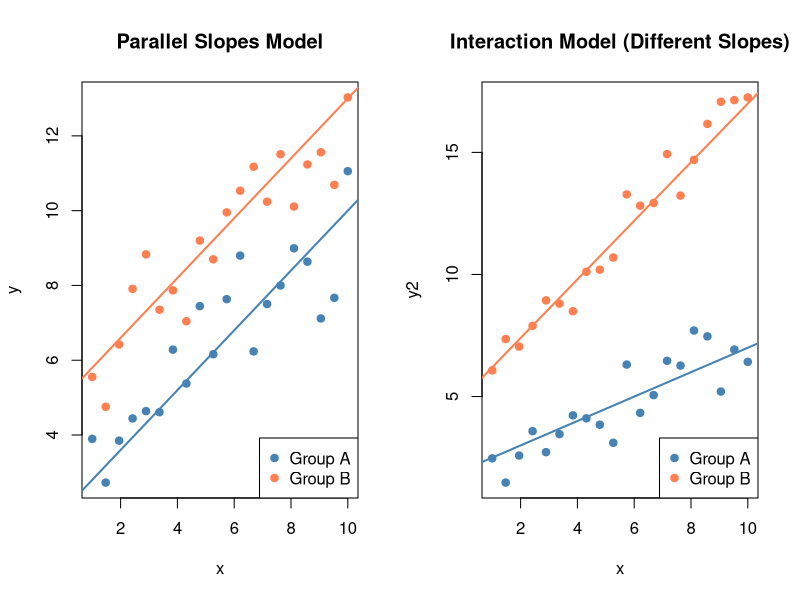
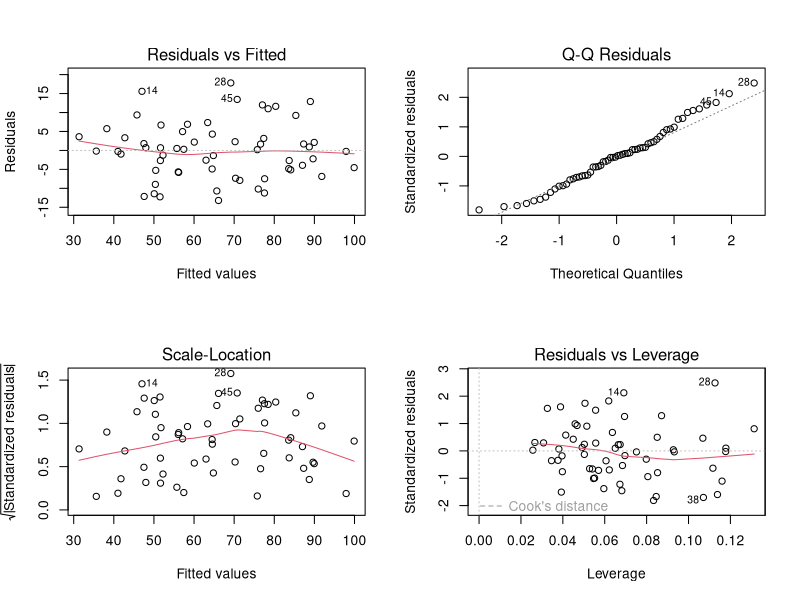
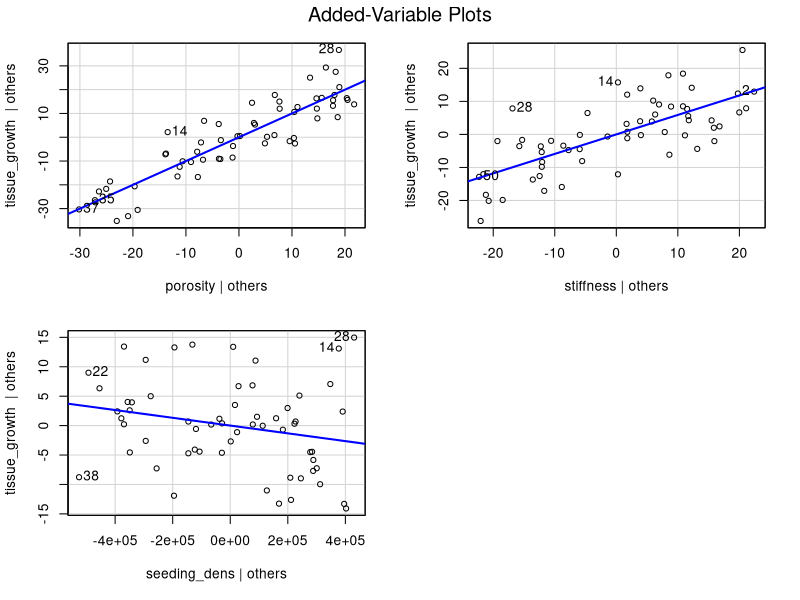
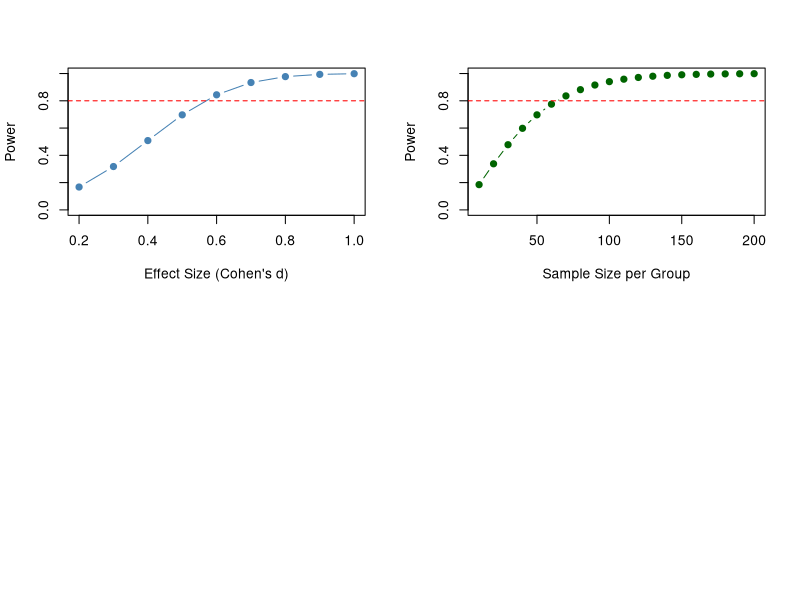
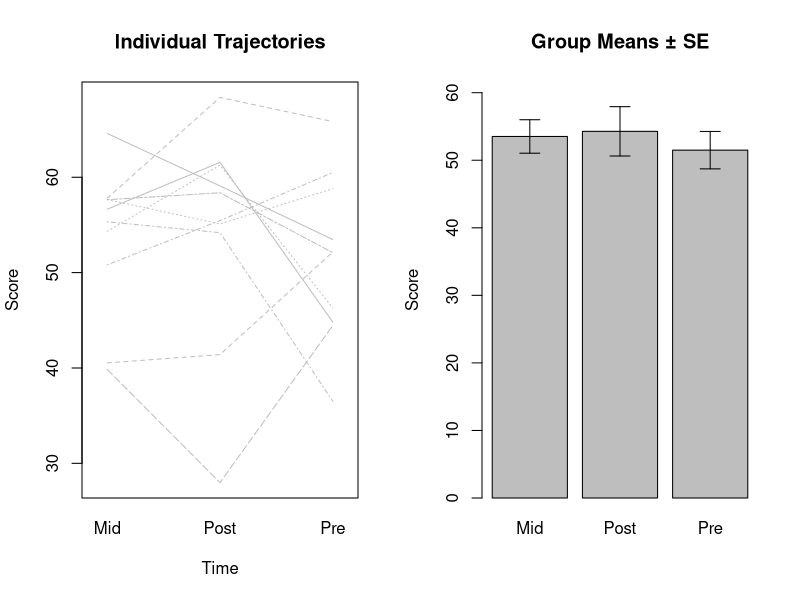
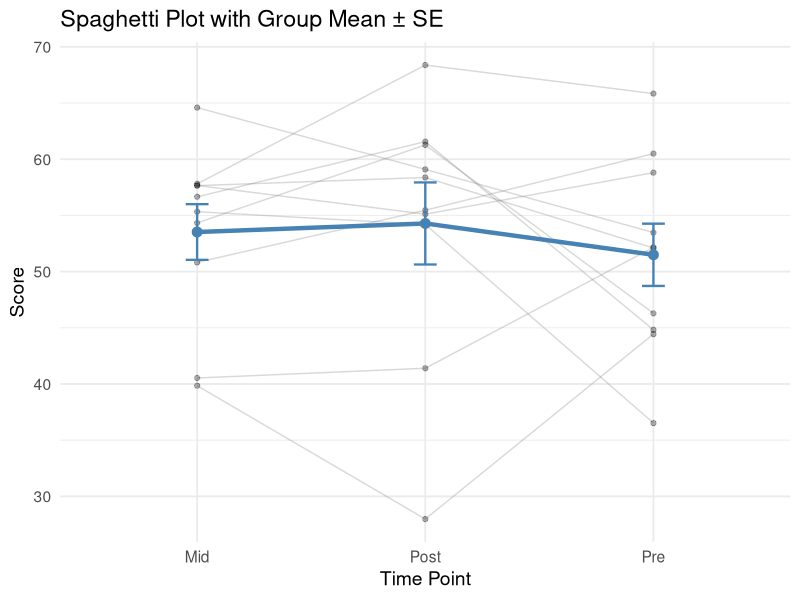
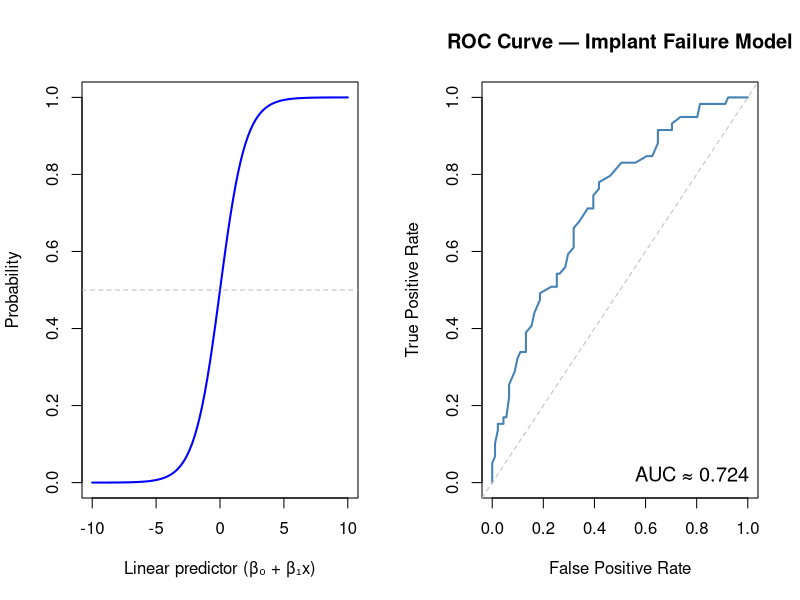
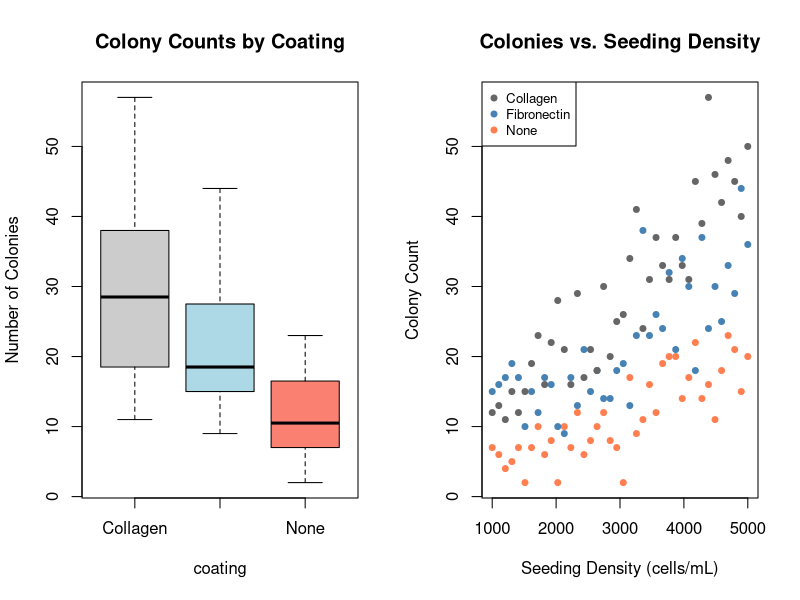

Here is the R script that generated these plots, in order:
## ---- chunk 1
#| label: setup
#| include: false

# Core data manipulation and visualization
library(tidyverse)
library(knitr)
library(readxl)

# Statistical analysis packages
library(MASS)        # LDA, robust regression
library(pwr)         # Power analysis
library(boot)        # Bootstrap methods
library(car)         # Companion to Applied Regression
library(survival)    # Survival analysis
library(nlme)        # Mixed effects models
library(broom)       # Tidy model output
library(emmeans)     # Estimated marginal means
library(splines)     # Natural splines
library(vegan)       # Ecological ordination (PCoA, NMDS, PERMANOVA)
library(rpart)       # Decision trees
library(randomForest) # Random forests
library(e1071)       # SVM

# Set consistent theme for all plots
theme_set(theme_minimal(base_size = 14))

# Set seed for reproducibility
set.seed(2026)
## ---- chunk 2
#| label: ancova-viz-output
#| echo: false
#| eval: true
#| fig-width: 10
#| fig-height: 4

# Simulated data for two groups
set.seed(42)
x <- rep(seq(1, 10, length.out = 20), 2)
group <- rep(c("A", "B"), each = 20)
y <- ifelse(group == "A", 2 + 0.8*x, 5 + 0.8*x) + rnorm(40, 0, 0.8)
df <- data.frame(x, y, group)

par(mfrow = c(1, 2))

# Parallel slopes
plot(x, y, col = ifelse(group == "A", "steelblue", "coral"), pch = 19,
     main = "Parallel Slopes Model")
abline(2, 0.8, col = "steelblue", lwd = 2)
abline(5, 0.8, col = "coral", lwd = 2)
legend("bottomright", c("Group A", "Group B"), col = c("steelblue", "coral"), pch = 19)

# Interaction model
set.seed(43)
y2 <- ifelse(group == "A", 2 + 0.5*x, 5 + 1.2*x) + rnorm(40, 0, 0.8)
plot(x, y2, col = ifelse(group == "A", "steelblue", "coral"), pch = 19,
     main = "Interaction Model (Different Slopes)")
abline(2, 0.5, col = "steelblue", lwd = 2)
abline(5, 1.2, col = "coral", lwd = 2)
legend("bottomright", c("Group A", "Group B"), col = c("steelblue", "coral"), pch = 19)
## ---- chunk 3
#| label: diag-plots-output
#| echo: false
#| eval: true
#| fig-width: 10
#| fig-height: 8

set.seed(42)
n <- 60
scaffold_data <- data.frame(
  porosity     = runif(n, 40, 90),
  stiffness    = runif(n, 5, 50),
  seeding_dens = runif(n, 1e4, 1e6)
)
scaffold_data$tissue_growth <- with(scaffold_data,
  0.8 * porosity + 0.3 * stiffness - 0.00001 * seeding_dens +
  0.005 * porosity * stiffness + rnorm(n, 0, 8))

scaffold_lm <- lm(tissue_growth ~ porosity + stiffness + seeding_dens,
                   data = scaffold_data)
par(mfrow = c(2, 2))
plot(scaffold_lm)
## ---- chunk 4
#| label: avplots-output
#| echo: false
#| eval: true
#| fig-width: 10
#| fig-height: 4

library(car)
avPlots(scaffold_lm, main = "Added-Variable Plots")
## ---- chunk 5
#| label: power-analysis
#| echo: false
#| eval: true

library(pwr)

# Calculate required sample size for 80% power
sample_size <- pwr.t.test(
  d = 0.5,
  sig.level = 0.05,
  power = 0.80,
  type = "two.sample"
)

cat("Required n per group:", ceiling(sample_size$n))
## ---- chunk 6
#| label: power-curve-output
#| echo: false
#| eval: true
#| fig-width: 8
#| fig-height: 4

effect_sizes <- seq(0.2, 1.0, by = 0.1)
power_values <- sapply(effect_sizes, function(d) {
  pwr.t.test(d = d, n = 50, sig.level = 0.05, type = "two.sample")$power
})

plot(effect_sizes, power_values, type = "b", pch = 19, col = "steelblue",
     xlab = "Effect Size (Cohen's d)", ylab = "Power", ylim = c(0, 1))
abline(h = 0.8, lty = 2, col = "red")
## ---- chunk 7
#| label: sample-curve-output
#| echo: false
#| eval: true
#| fig-width: 8
#| fig-height: 4

sample_sizes <- seq(10, 200, by = 10)
power_by_n <- sapply(sample_sizes, function(n) {
  pwr.t.test(d = 0.5, n = n, sig.level = 0.05, type = "two.sample")$power
})

plot(sample_sizes, power_by_n, type = "b", pch = 19, col = "darkgreen",
     xlab = "Sample Size per Group", ylab = "Power", ylim = c(0, 1))
abline(h = 0.8, lty = 2, col = "red")
## ---- chunk 8
#| label: rm-anova-output
#| echo: false
#| eval: true

# Create repeated measures data
set.seed(42)
subject <- factor(rep(1:10, each = 3))
time <- factor(rep(c("Pre", "Mid", "Post"), 10))
score <- c(
  rnorm(10, 50, 5),   # Pre
  rnorm(10, 55, 5),   # Mid
  rnorm(10, 62, 5)    # Post
) + rep(rnorm(10, 0, 8), each = 3)  # Subject random effect

rm_data <- data.frame(subject, time, score)

# Repeated measures ANOVA
rm_aov <- aov(score ~ time + Error(subject/time), data = rm_data)
summary(rm_aov)
## ---- chunk 9
#| echo: false
#| eval: true
#| message: false

library(nlme)

# Mixed model with random intercept for subject
rm_mixed <- lme(score ~ time, random = ~1 | subject, data = rm_data)
summary(rm_mixed)
## ---- chunk 10
#| label: repeated-measures-output
#| echo: false
#| eval: true
#| fig-width: 10
#| fig-height: 4

par(mfrow = c(1, 2))

# Spaghetti plot (individual trajectories)
interaction.plot(rm_data$time, rm_data$subject, rm_data$score,
                 xlab = "Time", ylab = "Score", legend = FALSE,
                 main = "Individual Trajectories", col = "gray")

# Group means with error bars
means <- tapply(rm_data$score, rm_data$time, mean)
sds <- tapply(rm_data$score, rm_data$time, sd)
n <- 10
ses <- sds / sqrt(n)

barplot(means, ylim = c(0, max(means) + max(ses) * 2),
        main = "Group Means ± SE", ylab = "Score")
arrows(x0 = c(0.7, 1.9, 3.1), y0 = means - ses,
       y1 = means + ses, angle = 90, code = 3, length = 0.1)
## ---- chunk 11
#| label: rm-ggplot-output
#| echo: false
#| eval: true
#| fig-width: 10
#| fig-height: 4

library(ggplot2)

rm_summary <- rm_data %>%
  group_by(time) %>%
  summarize(mean_score = mean(score), se = sd(score)/sqrt(n()), .groups = "drop")

p1 <- ggplot(rm_data, aes(x = time, y = score, group = subject)) +
  geom_line(alpha = 0.3, color = "gray50") +
  geom_point(alpha = 0.3) +
  geom_line(data = rm_summary, aes(x = time, y = mean_score, group = 1),
            color = "steelblue", linewidth = 1.5) +
  geom_point(data = rm_summary, aes(x = time, y = mean_score, group = 1),
             color = "steelblue", size = 3) +
  geom_errorbar(data = rm_summary,
                aes(x = time, y = mean_score, ymin = mean_score - se, ymax = mean_score + se, group = 1),
                width = 0.1, color = "steelblue", linewidth = 0.8) +
  labs(title = "Spaghetti Plot with Group Mean ± SE",
       x = "Time Point", y = "Score") +
  theme_minimal(base_size = 14)
print(p1)
## ---- chunk 12
#| label: logistic-function-output
#| echo: false
#| eval: true
#| fig-width: 8
#| fig-height: 4

curve(1 / (1 + exp(-x)), from = -10, to = 10, col = "blue", lwd = 2,
      ylab = "Probability", xlab = "Linear predictor (β₀ + β₁x)")
abline(h = 0.5, lty = 2, col = "gray")
## ---- chunk 13
#| echo: false
#| eval: true

data(mtcars)
mtcars$am <- factor(mtcars$am)
model <- glm(am ~ mpg, data = mtcars, family = binomial)
summary(model)
## ---- chunk 14
#| echo: false
#| eval: true

exp(coef(model))
## ---- chunk 15
#| label: roc-output
#| echo: false
#| eval: true
#| fig-width: 8
#| fig-height: 5

set.seed(2026)
n <- 150
implant_data <- data.frame(
  surface_roughness = rnorm(n, 1.5, 0.5),
  coating_thickness = rnorm(n, 50, 15),
  load_cycles       = rnorm(n, 5e6, 1e6)
)
implant_data$failure <- rbinom(n, 1,
  plogis(-3 + 1.5 * implant_data$surface_roughness -
         0.02 * implant_data$coating_thickness +
         0.0000003 * implant_data$load_cycles))

implant_glm <- glm(failure ~ surface_roughness + coating_thickness + load_cycles,
                    family = binomial, data = implant_data)

# Manual ROC curve
pred_probs <- predict(implant_glm, type = "response")
thresholds <- seq(0, 1, by = 0.01)
tpr <- sapply(thresholds, function(t) {
  pred_class <- ifelse(pred_probs >= t, 1, 0)
  sum(pred_class == 1 & implant_data$failure == 1) / sum(implant_data$failure == 1)
})
fpr <- sapply(thresholds, function(t) {
  pred_class <- ifelse(pred_probs >= t, 1, 0)
  sum(pred_class == 1 & implant_data$failure == 0) / sum(implant_data$failure == 0)
})

plot(fpr, tpr, type = "l", col = "steelblue", lwd = 2,
     xlab = "False Positive Rate", ylab = "True Positive Rate",
     main = "ROC Curve — Implant Failure Model")
abline(0, 1, lty = 2, col = "gray")

# Approximate AUC using trapezoidal rule
auc <- abs(sum(diff(fpr) * (tpr[-1] + tpr[-length(tpr)])/2))
legend("bottomright", paste("AUC ≈", round(auc, 3)), bty = "n", cex = 1.2)
## ---- chunk 16
#| label: poisson-example-output
#| echo: false
#| eval: true
#| fig-width: 10
#| fig-height: 4

set.seed(2026)
n <- 120
colony_data <- data.frame(
  coating = factor(rep(c("None", "Fibronectin", "Collagen"), each = 40)),
  seeding = rep(seq(1000, 5000, length.out = 40), 3)
)
colony_data$colonies <- rpois(n, exp(
  1.5 + 0.6 * (colony_data$coating == "Fibronectin") +
  0.9 * (colony_data$coating == "Collagen") +
  0.0003 * colony_data$seeding))

par(mfrow = c(1, 2))
boxplot(colonies ~ coating, data = colony_data, col = c("gray80", "lightblue", "salmon"),
        main = "Colony Counts by Coating", ylab = "Number of Colonies")
plot(colony_data$seeding, colony_data$colonies,
     col = c("gray40", "steelblue", "coral")[colony_data$coating],
     pch = 19, cex = 0.8, xlab = "Seeding Density (cells/mL)",
     ylab = "Colony Count", main = "Colonies vs. Seeding Density")
legend("topleft", levels(colony_data$coating),
       col = c("gray40", "steelblue", "coral"), pch = 19, cex = 0.8)
## ---- chunk 17
#| label: spline-comparison-output
#| echo: false
#| eval: true
#| fig-width: 10
#| fig-height: 8

library(splines)
set.seed(42)
x <- seq(0, 10, length.out = 100)
y <- sin(x) + 0.3 * x + rnorm(100, 0, 0.5)
df <- data.frame(x, y)

par(mfrow = c(2, 2), mar = c(4, 4, 3, 1))

# Linear
plot(x, y, pch = 16, cex = 0.6, col = "gray60", main = "Linear Regression")
m1 <- lm(y ~ x, data = df)
lines(x, predict(m1), col = "steelblue", lwd = 2)

# Polynomial (degree 5)
plot(x, y, pch = 16, cex = 0.6, col = "gray60", main = "Polynomial (degree 5)")
m2 <- lm(y ~ poly(x, 5), data = df)
lines(x, predict(m2), col = "coral", lwd = 2)

# Natural splines (df = 5)
plot(x, y, pch = 16, cex = 0.6, col = "gray60", main = "Natural Splines (df = 5)")
m3 <- lm(y ~ ns(x, df = 5), data = df)
lines(x, predict(m3), col = "forestgreen", lwd = 2)

# GAM with smoothing spline
plot(x, y, pch = 16, cex = 0.6, col = "gray60", main = "GAM (Smoothing Spline)")
m4 <- smooth.spline(x, y, cv = TRUE)
lines(m4, col = "purple", lwd = 2)
## ---- chunk 18
#| label: censoring-output
#| echo: false
#| eval: true
#| fig-width: 9
#| fig-height: 3

# Visualize censoring concept
par(mar = c(4, 4, 2, 1))
plot(NULL, xlim = c(0, 12), ylim = c(0.5, 5.5), xlab = "Time (months)",
     ylab = "Subject", main = "Survival Data with Censoring", yaxt = "n")
axis(2, at = 1:5, labels = paste("Subject", 1:5), las = 1)

# Subject timelines
segments(0, 5, 3, 5, lwd = 3, col = "steelblue")
points(3, 5, pch = 4, cex = 2, col = "red", lwd = 2)  # Event
segments(0, 4, 8, 4, lwd = 3, col = "steelblue")
points(8, 4, pch = 1, cex = 2, col = "darkgreen", lwd = 2)  # Censored
segments(0, 3, 5, 3, lwd = 3, col = "steelblue")
points(5, 3, pch = 4, cex = 2, col = "red", lwd = 2)  # Event
segments(0, 2, 10, 2, lwd = 3, col = "steelblue")
points(10, 2, pch = 1, cex = 2, col = "darkgreen", lwd = 2)  # Censored
segments(0, 1, 7, 1, lwd = 3, col = "steelblue")
points(7, 1, pch = 4, cex = 2, col = "red", lwd = 2)  # Event

legend("topright", c("Event (X)", "Censored (O)"),
       pch = c(4, 1), col = c("red", "darkgreen"), pt.lwd = 2)
## ---- chunk 19
#| label: km-curves-output
#| echo: false
#| eval: true
#| fig-width: 9
#| fig-height: 5

library(survival)
data(lung)
km_fit <- survfit(Surv(time, status) ~ 1, data = lung)

plot(km_fit, xlab = "Time (days)", ylab = "Survival Probability",
     main = "Kaplan-Meier Survival Curve - Lung Cancer",
     col = "steelblue", lwd = 2, conf.int = TRUE)
abline(h = 0.5, lty = 2, col = "red")
legend("topright", c("Survival curve", "95% CI", "Median survival"),
       col = c("steelblue", "steelblue", "red"), lwd = c(2, 1, 1), lty = c(1, 2, 2))
## ---- chunk 20
#| label: survival-comparison-output
#| echo: false
#| eval: true
#| fig-width: 9
#| fig-height: 5

km_sex <- survfit(Surv(time, status) ~ sex, data = lung)
plot(km_sex, col = c("steelblue", "coral"), lwd = 2,
     xlab = "Time (days)", ylab = "Survival Probability",
     main = "Survival by Sex")
legend("topright", c("Male", "Female"), col = c("steelblue", "coral"), lwd = 2)
## ---- chunk 21
#| echo: false
#| eval: true

survdiff(Surv(time, status) ~ sex, data = lung)
## ---- chunk 22
#| echo: true
#| eval: true

cox_model <- coxph(Surv(time, status) ~ age + sex + ph.ecog, data = lung)
summary(cox_model)
## ---- chunk 23
#| echo: false
#| eval: true

exp(cbind(HR = coef(cox_model), confint(cox_model)))
## ---- chunk 24
#| label: ph-assumption-output
#| echo: false
#| eval: true
#| fig-width: 9
#| fig-height: 4

ph_test <- cox.zph(cox_model)
print(ph_test)
plot(ph_test[2], main = "Schoenfeld Residuals for Sex")
abline(h = 0, col = "red", lty = 2)
## ---- chunk 25
#| label: scaffold-survival-output
#| echo: false
#| eval: true
#| fig-width: 9
#| fig-height: 5

library(survival)
set.seed(2026)
n_scaffolds <- 90
scaffold_surv <- data.frame(
  material = factor(rep(c("PLGA", "PCL", "Collagen"), each = 30)),
  time = c(rweibull(30, 2, 14), rweibull(30, 2, 28), rweibull(30, 1.5, 10)),
  event = rbinom(n_scaffolds, 1, 0.85)
)
scaffold_surv$time <- pmax(scaffold_surv$time, 0.5)

km_scaffold <- survfit(Surv(time, event) ~ material, data = scaffold_surv)
plot(km_scaffold, col = c("coral", "steelblue", "forestgreen"), lwd = 2,
     xlab = "Time (weeks)", ylab = "Proportion Intact",
     main = "Scaffold Degradation by Material")
legend("topright", c("Collagen", "PCL", "PLGA"),
       col = c("coral", "steelblue", "forestgreen"), lwd = 2)
## ---- chunk 26
#| label: overfit-demo-output
#| echo: false
#| eval: true
#| fig-width: 10
#| fig-height: 4

set.seed(1)
x_pop <- runif(1000, 0, 10)
y_pop <- 6 - 0.5 * x_pop + rnorm(1000, sd = 2)

set.seed(0)
idx <- sample(1000, 25)
x_samp <- x_pop[idx]; y_samp <- y_pop[idx]

par(mfrow = c(1, 2))

plot(x_pop, y_pop, col = "lightblue", pch = 19, cex = 0.5,
     main = "Linear Model (Appropriate)", xlab = "x", ylab = "y")
points(x_samp, y_samp, col = "black", pch = 19)
abline(lm(y_samp ~ x_samp), col = "red", lwd = 2)
abline(a = 6, b = -0.5, col = "blue", lwd = 2, lty = 2)
legend("topright", c("True line", "Sample fit"), col = c("blue", "red"), lty = c(2, 1), lwd = 2)

plot(x_pop, y_pop, col = "lightblue", pch = 19, cex = 0.5,
     main = "LOESS Model (Overfit)", xlab = "x", ylab = "y")
points(x_samp, y_samp, col = "black", pch = 19)
lines(sort(x_samp), predict(loess(y_samp ~ x_samp))[order(x_samp)], col = "red", lwd = 2)
abline(a = 6, b = -0.5, col = "blue", lwd = 2, lty = 2)
## ---- chunk 27
#| label: cv-example
#| echo: false
#| eval: true

library(boot)

set.seed(123)
n <- 100
x <- runif(n, 0, 2 * pi)
y <- sin(x) + rnorm(n, 0, 0.3)
data <- data.frame(x = x, y = y)

model <- glm(y ~ poly(x, 3), data = data)
cv_result <- cv.glm(data, model, K = 10)
cat("10-fold CV MSE:", round(cv_result$delta[1], 4))
## ---- chunk 28
#| label: cv-poly-output
#| echo: false
#| eval: true
#| fig-width: 9
#| fig-height: 5

set.seed(42)
n <- 80
x <- runif(n, 0, 6)
y <- 2 + 3*x - 0.5*x^2 + rnorm(n, 0, 1.5)
df <- data.frame(x, y)

cv_errors <- numeric(10)
for (d in 1:10) {
  cv_err <- 0
  for (i in 1:n) {
    fit <- lm(y ~ poly(x, d), data = df[-i, ])
    pred <- predict(fit, df[i, , drop = FALSE])
    cv_err <- cv_err + (df$y[i] - pred)^2
  }
  cv_errors[d] <- cv_err / n
}

plot(1:10, cv_errors, type = "b", pch = 19, col = "steelblue", lwd = 2,
     xlab = "Polynomial Degree", ylab = "LOOCV Error (MSE)",
     main = "Cross-Validation for Model Selection")
abline(v = which.min(cv_errors), lty = 2, col = "red")
legend("topright", paste("Optimal degree =", which.min(cv_errors)),
       col = "red", lty = 2, bty = "n")
## ---- chunk 29
#| label: bayes-coin-output
#| echo: false
#| eval: true
#| fig-width: 10
#| fig-height: 4

par(mfrow = c(1, 3))
theta <- seq(0, 1, length.out = 100)

plot(theta, dbeta(theta, 2, 2), type = "l", lwd = 2, col = "steelblue",
     main = "Prior: Beta(2,2)", xlab = "θ (prob of heads)", ylab = "Density")

plot(theta, dbinom(7, 10, theta), type = "l", lwd = 2, col = "coral",
     main = "Likelihood: 7/10 heads", xlab = "θ", ylab = "Likelihood")

plot(theta, dbeta(theta, 9, 5), type = "l", lwd = 2, col = "darkgreen",
     main = "Posterior: Beta(9,5)", xlab = "θ", ylab = "Density")
abline(v = qbeta(c(0.025, 0.975), 9, 5), lty = 2, col = "red")
## ---- chunk 30
#| echo: false
#| eval: true

posterior_mean <- 9 / (9 + 5)
credible_interval <- qbeta(c(0.025, 0.975), 9, 5)

cat("Posterior mean:", round(posterior_mean, 3), "\n")
cat("95% Credible Interval:", round(credible_interval, 3), "\n")
cat("\nInterpretation: There's a 95% probability the true\n")
cat("probability of heads is between", round(credible_interval[1], 2),
    "and", round(credible_interval[2], 2))
## ---- chunk 31
#| label: bayes-lm-output
#| echo: false
#| eval: true
#| fig-width: 9
#| fig-height: 4

set.seed(42)
beta1_samples <- rnorm(10000, mean = 2.3, sd = 0.4)

hist(beta1_samples, breaks = 50, col = "lightblue", border = "white",
     main = "Posterior Distribution of Slope",
     xlab = expression(beta[1]), probability = TRUE)
abline(v = quantile(beta1_samples, c(0.025, 0.975)), col = "red", lwd = 2, lty = 2)
abline(v = mean(beta1_samples), col = "darkblue", lwd = 2)
legend("topright", c("Posterior mean", "95% CI"),
       col = c("darkblue", "red"), lwd = 2, lty = c(1, 2))
## ---- chunk 32
#| label: svm-boundaries-output
#| echo: false
#| eval: true
#| fig-width: 10
#| fig-height: 4

library(e1071)
set.seed(42)
# Generate non-linearly separable data
n <- 200
r1 <- rnorm(n/2, 1.5, 0.5); t1 <- runif(n/2, 0, 2*pi)
r2 <- rnorm(n/2, 3, 0.5); t2 <- runif(n/2, 0, 2*pi)
svm_data <- data.frame(
  x1 = c(r1 * cos(t1), r2 * cos(t2)),
  x2 = c(r1 * sin(t1), r2 * sin(t2)),
  class = factor(rep(c("A", "B"), each = n/2))
)

grid <- expand.grid(
  x1 = seq(-5, 5, length.out = 100),
  x2 = seq(-5, 5, length.out = 100)
)

par(mfrow = c(1, 3), mar = c(4, 4, 3, 1))
for (kern in c("linear", "polynomial", "radial")) {
  fit <- svm(class ~ x1 + x2, data = svm_data, kernel = kern, cost = 10, gamma = 0.5)
  pred <- predict(fit, grid)
  plot(grid$x1, grid$x2, col = ifelse(pred == "A",
       rgb(0.7, 0.7, 1, 0.2), rgb(1, 0.7, 0.7, 0.2)),
       pch = 15, cex = 0.3, main = paste("Kernel:", kern),
       xlab = "x1", ylab = "x2")
  points(svm_data$x1, svm_data$x2,
         col = ifelse(svm_data$class == "A", "blue", "red"),
         pch = 19, cex = 0.6)
}
## ---- chunk 33
#| label: heatmap-output
#| echo: false
#| eval: true
#| fig-width: 8
#| fig-height: 6

# Heatmap of iris data
iris_mat <- as.matrix(iris[, 1:4])
rownames(iris_mat) <- paste0(substr(iris$Species, 1, 2), 1:150)
heatmap(iris_mat, scale = "column",
        col = hcl.colors(50, "RdYlBu"),
        main = "Clustered Heatmap: Iris Data",
        labRow = NA)
## ---- chunk 34
#| label: kmeans-output
#| echo: false
#| eval: true
#| fig-width: 10
#| fig-height: 4

iris_scaled <- scale(iris[, 1:4])
par(mfrow = c(1, 2))

# Elbow method
wss <- sapply(1:10, function(k) {
  kmeans(iris_scaled, k, nstart = 25)$tot.withinss
})
plot(1:10, wss, type = "b", pch = 19, col = "steelblue",
     xlab = "Number of Clusters (k)", ylab = "Total Within-Cluster SS",
     main = "Elbow Method")

# K-means with k = 3
km_fit <- kmeans(iris_scaled, 3, nstart = 25)
plot(iris$Petal.Length, iris$Petal.Width,
     col = c("steelblue", "coral", "forestgreen")[km_fit$cluster],
     pch = 19, xlab = "Petal Length", ylab = "Petal Width",
     main = "K-Means Clusters (k = 3)")
points(km_fit$centers[, 3:4] * attr(iris_scaled, "scaled:scale")[3:4] +
       attr(iris_scaled, "scaled:center")[3:4],
       pch = 8, cex = 2, lwd = 3)
## ---- chunk 35
#| echo: false
#| eval: true

iris_manova <- manova(cbind(Sepal.Length, Sepal.Width,
                            Petal.Length, Petal.Width) ~ Species,
                      data = iris)
summary(iris_manova, test = "Pillai")
## ---- chunk 36
#| label: mahal-outliers-output
#| echo: false
#| eval: true
#| fig-width: 8
#| fig-height: 4

iris_numeric <- iris[, 1:4]
center <- colMeans(iris_numeric)
cov_matrix <- cov(iris_numeric)
mahal_dist <- mahalanobis(iris_numeric, center, cov_matrix)

plot(mahal_dist, pch = 19, main = "Mahalanobis Distances",
     ylab = "Mahalanobis Distance", xlab = "Observation")
abline(h = qchisq(0.975, df = 4), col = "red", lwd = 2)
## ---- chunk 37
#| echo: false
#| eval: true

library(MASS)
iris_lda <- lda(Species ~ Sepal.Length + Sepal.Width +
                         Petal.Length + Petal.Width,
               data = iris)
iris_lda$scaling
## ---- chunk 38
#| echo: false
#| eval: true

iris_pred <- predict(iris_lda)
table(Predicted = iris_pred$class, Actual = iris$Species)
## ---- chunk 39
#| label: lda-viz-output
#| echo: false
#| eval: true
#| fig-width: 10
#| fig-height: 5

lda_scores <- predict(iris_lda)$x
plot(lda_scores[, 1], lda_scores[, 2],
     col = as.numeric(iris$Species), pch = 19,
     xlab = "LD1", ylab = "LD2",
     main = "Linear Discriminant Analysis — Iris Data")
legend("topright", levels(iris$Species),
       col = 1:3, pch = 19)
## ---- chunk 40
#| echo: false
#| eval: true

new_flowers <- data.frame(
  Sepal.Length = c(5.0, 6.5, 7.0),
  Sepal.Width  = c(3.5, 3.0, 3.2),
  Petal.Length  = c(1.4, 4.5, 6.0),
  Petal.Width   = c(0.2, 1.5, 2.0)
)

predict(iris_lda, new_flowers)$class
round(predict(iris_lda, new_flowers)$posterior, 3)
## ---- chunk 41
#| echo: false
#| eval: true

pca_result <- prcomp(iris[, 1:4], scale. = TRUE)
summary(pca_result)
## ---- chunk 42
#| label: pca-biplot-output
#| echo: false
#| eval: true
#| fig-width: 8
#| fig-height: 5

biplot(pca_result, col = c("gray", "red"))
## ---- chunk 43
#| label: scree-plot-output
#| echo: false
#| eval: true
#| fig-width: 8
#| fig-height: 4

var_explained <- pca_result$sdev^2 / sum(pca_result$sdev^2)

plot(var_explained, type = "b", pch = 19,
     xlab = "Principal Component", ylab = "Proportion of Variance",
     main = "Scree Plot")
## ---- chunk 44
#| label: pca-loadings-output
#| echo: false
#| eval: true
#| fig-width: 10
#| fig-height: 4

par(mfrow = c(1, 2), mar = c(5, 8, 3, 1))

# Loadings barplot for PC1
loadings_pc1 <- pca_result$rotation[, 1]
barplot(sort(loadings_pc1), horiz = TRUE, las = 1,
        main = "PC1 Loadings", col = "steelblue",
        xlab = "Loading")

# Loadings barplot for PC2
loadings_pc2 <- pca_result$rotation[, 2]
barplot(sort(loadings_pc2), horiz = TRUE, las = 1,
        main = "PC2 Loadings", col = "coral",
        xlab = "Loading")
## ---- chunk 45
#| label: pca-ggplot-output
#| echo: false
#| eval: true
#| fig-width: 8
#| fig-height: 5

library(ggplot2)
pca_scores <- as.data.frame(pca_result$x)
pca_scores$Species <- iris$Species
var_exp <- round(100 * pca_result$sdev^2 / sum(pca_result$sdev^2), 1)

ggplot(pca_scores, aes(x = PC1, y = PC2, color = Species)) +
  geom_point(size = 2, alpha = 0.7) +
  stat_ellipse(level = 0.95, linewidth = 0.8) +
  labs(x = paste0("PC1 (", var_exp[1], "%)"),
       y = paste0("PC2 (", var_exp[2], "%)"),
       title = "PCA of Iris Data with 95% Confidence Ellipses") +
  scale_color_manual(values = c("steelblue", "coral", "forestgreen")) +
  theme_minimal(base_size = 14) +
  theme(legend.position = "bottom")
## ---- chunk 46
#| label: pcoa-community-output
#| echo: false
#| eval: true
#| fig-width: 8
#| fig-height: 5

library(vegan)
set.seed(42)
# Simulated microbiome-style community data
n_samples <- 40
n_species <- 20
treatment <- factor(rep(c("Control", "Treatment"), each = 20))
community <- matrix(rpois(n_samples * n_species, lambda = 5), n_samples, n_species)
# Treatment effect: shift abundance of some species
community[treatment == "Treatment", 1:5] <- community[treatment == "Treatment", 1:5] + rpois(5 * 20, 8)

dist_bc <- vegdist(community, method = "bray")
pcoa_res <- cmdscale(dist_bc, k = 2, eig = TRUE)
var_exp <- round(100 * pcoa_res$eig[1:2] / sum(pcoa_res$eig[pcoa_res$eig > 0]), 1)

plot(pcoa_res$points, col = c("steelblue", "coral")[treatment],
     pch = 19, cex = 1.5,
     xlab = paste0("PCoA1 (", var_exp[1], "%)"),
     ylab = paste0("PCoA2 (", var_exp[2], "%)"),
     main = "PCoA of Microbial Community Data (Bray-Curtis)")
legend("topright", levels(treatment), col = c("steelblue", "coral"), pch = 19)
## ---- chunk 47
#| label: tree-pruning-output
#| echo: false
#| eval: true
#| fig-width: 10
#| fig-height: 4

library(rpart)
tree_full <- rpart(Species ~ ., data = iris, method = "class",
                   control = rpart.control(cp = 0.001))
par(mfrow = c(1, 2))
plotcp(tree_full, main = "CP Plot: Cross-Validation Error")
optimal_cp <- tree_full$cptable[which.min(tree_full$cptable[, "xerror"]), "CP"]
pruned <- prune(tree_full, cp = optimal_cp)
plot(pruned, margin = 0.15)
text(pruned, use.n = TRUE, cex = 0.8)
title("Pruned Decision Tree")
## ---- chunk 48
#| label: rf-varimp-output
#| echo: false
#| eval: true
#| fig-width: 10
#| fig-height: 4

library(randomForest)
set.seed(42)
rf_model <- randomForest(Species ~ ., data = iris,
                         ntree = 500, mtry = 2, importance = TRUE)
par(mfrow = c(1, 2))
varImpPlot(rf_model, main = "Variable Importance")
